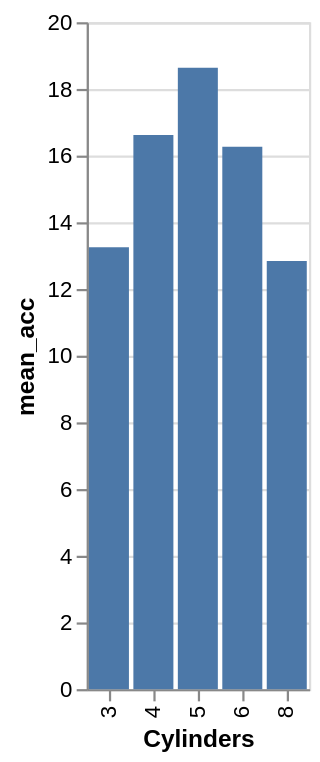

This figure's Vega-Lite source:
### Vega-Lite specification from a JSON file in a GitHub repository (floating-point values rounded to 4 significant figures; data arrays with more than 128 entries replaced by an {"elided": "..."} marker saying what was removed)
{"$schema": "https://vega.github.io/schema/vega-lite/v4.json", "data": {"values": {"elided": "406 records"}}, "transform": [{"aggregate": [{"op": "mean", "field": "Acceleration", "as": "mean_acc"}], "groupby": ["Cylinders"]}], "mark": "bar", "encoding": {"x": {"field": "Cylinders", "type": "ordinal"}, "y": {"field": "mean_acc", "type": "quantitative"}}}
